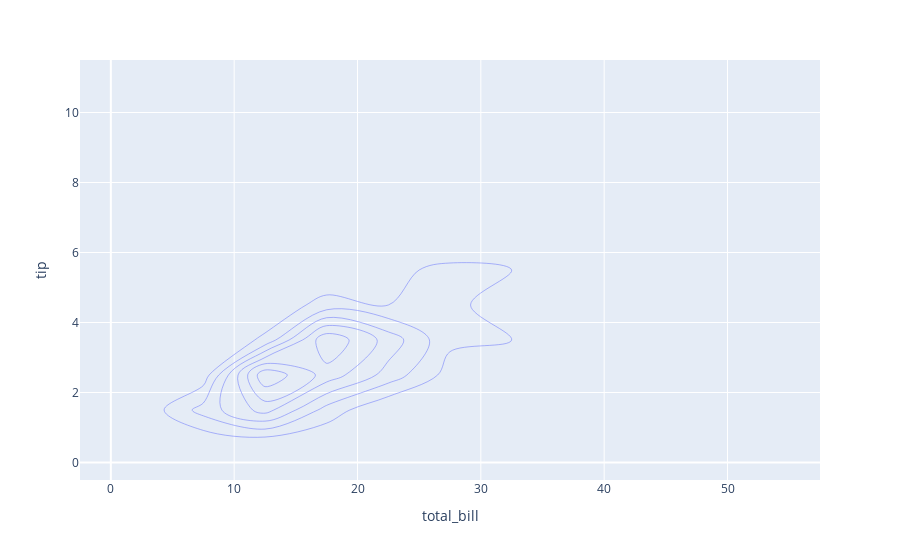

The notebook cell saved with this chart:
### Code cell
import plotly.express as px
df = px.data.tips()

fig = px.density_contour(df, x="total_bill", y="tip")
fig.show()

### Figure 1 — Plotly figure (JSON) as saved in the notebook; plotly's stock layout.template omitted (floating-point values rounded to 4 significant figures; data arrays with more than 128 entries replaced by an {"elided": "..."} marker saying what was removed)
{"data": [{"autocontour": true, "contours": {"coloring": "none", "end": 30, "size": 5, "start": 5}, "hovertemplate": "total_bill=%{x}<br>tip=%{y}<br>count=%{z}<extra></extra>", "legendgroup": "", "line": {"color": "#636efa"}, "name": "", "showlegend": false, "type": "histogram2dcontour", "x": {"elided": "244 float values"}, "xaxis": "x", "xbingroup": "x", "y": {"elided": "244 float values"}, "yaxis": "y", "ybingroup": "y"}], "layout": {"autosize": true, "legend": {"tracegroupgap": 0}, "margin": {"t": 60}, "xaxis": {"anchor": "y", "autorange": true, "domain": [0, 1], "range": [-2.5, 57.5], "title": {"text": "total_bill"}, "type": "linear"}, "yaxis": {"anchor": "x", "autorange": true, "domain": [0, 1], "range": [-0.5, 11.5], "title": {"text": "tip"}, "type": "linear"}}}
